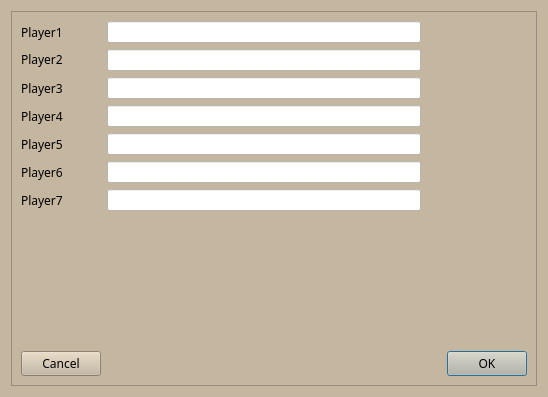
<?xml version="1.0" encoding="UTF-8"?>
<ui version="4.0">
 <class>UsersWindow</class>
 <widget class="QDialog" name="UsersWindow">
  <property name="geometry">
   <rect>
    <x>0</x>
    <y>0</y>
    <width>548</width>
    <height>397</height>
   </rect>
  </property>
  <property name="focusPolicy">
   <enum>Qt::ClickFocus</enum>
  </property>
  <property name="windowTitle">
   <string>Dialog</string>
  </property>
  <property name="styleSheet">
   <string notr="true">background-color: #c4b69f</string>
  </property>
  <layout class="QGridLayout" name="gridLayout">
   <item row="0" column="0">
    <widget class="QFrame" name="frame">
     <property name="frameShape">
      <enum>QFrame::StyledPanel</enum>
     </property>
     <property name="frameShadow">
      <enum>QFrame::Raised</enum>
     </property>
     <layout class="QGridLayout" name="gridLayout_2">
      <item row="10" column="4">
       <widget class="QPushButton" name="ok_button">
        <property name="font">
         <font>
          <family>MV Boli</family>
         </font>
        </property>
        <property name="text">
         <string>OK</string>
        </property>
       </widget>
      </item>
      <item row="3" column="0">
       <widget class="QLabel" name="label_2">
        <property name="font">
         <font>
          <family>MV Boli</family>
         </font>
        </property>
        <property name="text">
         <string>&lt;html&gt;&lt;head/&gt;&lt;body&gt;&lt;p&gt;Player2&lt;/p&gt;&lt;/body&gt;&lt;/html&gt;</string>
        </property>
       </widget>
      </item>
      <item row="6" column="0">
       <widget class="QLabel" name="label_5">
        <property name="font">
         <font>
          <family>MV Boli</family>
         </font>
        </property>
        <property name="text">
         <string>Player5</string>
        </property>
       </widget>
      </item>
      <item row="10" column="0">
       <widget class="QPushButton" name="cancel_button">
        <property name="font">
         <font>
          <family>MV Boli</family>
         </font>
        </property>
        <property name="text">
         <string>Cancel</string>
        </property>
       </widget>
      </item>
      <item row="5" column="0">
       <widget class="QLabel" name="label_4">
        <property name="font">
         <font>
          <family>MV Boli</family>
         </font>
        </property>
        <property name="text">
         <string>Player4</string>
        </property>
       </widget>
      </item>
      <item row="2" column="0">
       <widget class="QLabel" name="label">
        <property name="font">
         <font>
          <family>MV Boli</family>
         </font>
        </property>
        <property name="text">
         <string>Player1</string>
        </property>
       </widget>
      </item>
      <item row="9" column="3">
       <spacer name="verticalSpacer">
        <property name="orientation">
         <enum>Qt::Vertical</enum>
        </property>
        <property name="sizeHint" stdset="0">
         <size>
          <width>20</width>
          <height>40</height>
         </size>
        </property>
       </spacer>
      </item>
      <item row="2" column="2">
       <widget class="QLineEdit" name="lineEdit">
        <property name="styleSheet">
         <string notr="true">background-color: white;</string>
        </property>
       </widget>
      </item>
      <item row="4" column="0">
       <widget class="QLabel" name="label_3">
        <property name="font">
         <font>
          <family>MV Boli</family>
         </font>
        </property>
        <property name="text">
         <string>Player3</string>
        </property>
       </widget>
      </item>
      <item row="3" column="2">
       <widget class="QLineEdit" name="lineEdit_2">
        <property name="styleSheet">
         <string notr="true">background-color: white;</string>
        </property>
       </widget>
      </item>
      <item row="8" column="0">
       <widget class="QLabel" name="label_7">
        <property name="font">
         <font>
          <family>MV Boli</family>
         </font>
        </property>
        <property name="text">
         <string>Player7</string>
        </property>
       </widget>
      </item>
      <item row="7" column="0">
       <widget class="QLabel" name="label_6">
        <property name="font">
         <font>
          <family>MV Boli</family>
         </font>
        </property>
        <property name="text">
         <string>Player6</string>
        </property>
       </widget>
      </item>
      <item row="4" column="2">
       <widget class="QLineEdit" name="lineEdit_3">
        <property name="styleSheet">
         <string notr="true">background-color: white;</string>
        </property>
       </widget>
      </item>
      <item row="5" column="2">
       <widget class="QLineEdit" name="lineEdit_4">
        <property name="styleSheet">
         <string notr="true">background-color: white;</string>
        </property>
       </widget>
      </item>
      <item row="6" column="2">
       <widget class="QLineEdit" name="lineEdit_5">
        <property name="styleSheet">
         <string notr="true">background-color: white;</string>
        </property>
       </widget>
      </item>
      <item row="7" column="2">
       <widget class="QLineEdit" name="lineEdit_6">
        <property name="styleSheet">
         <string notr="true">background-color: white;</string>
        </property>
       </widget>
      </item>
      <item row="8" column="2">
       <widget class="QLineEdit" name="lineEdit_7">
        <property name="styleSheet">
         <string notr="true">background-color: white;</string>
        </property>
       </widget>
      </item>
     </layout>
    </widget>
   </item>
  </layout>
 </widget>
 <resources/>
 <connections/>
</ui>
